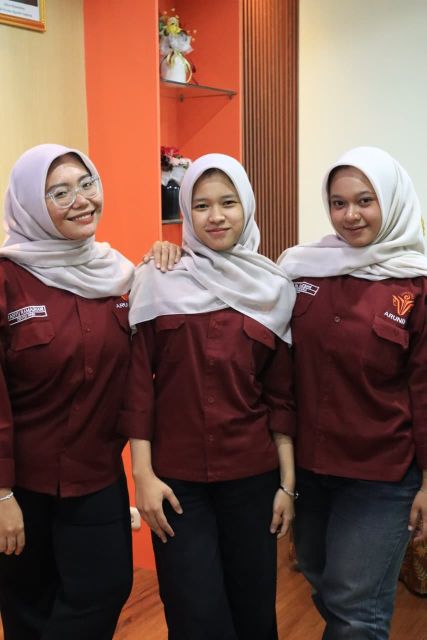
#> input picture tss.png, 853 x 1280 px, found by its file name (shown at 1/2 size)
$ python Face_detect.py
#> lines starting #> are read from the running program, lines starting #| are printed output that depends on the picture; after the words box and inside, x2 and y2 are one past the last pixel; in counts of white or black regions, pixels touching at a corner belong together
import cv2

image = cv2.imread(r"C:\Computer Vision\tss.png")
#> image is the input picture: shape (1280, 853, 3); mean B, G, R 76.3, 86.3, 120
if image is None:
    print("Gambar tss.png tidak ditemukan!")
    exit()

face_cascade = cv2.CascadeClassifier(cv2.data.haarcascades + "haarcascade_frontalface_default.xml")
gray = cv2.cvtColor(image, cv2.COLOR_BGR2GRAY)
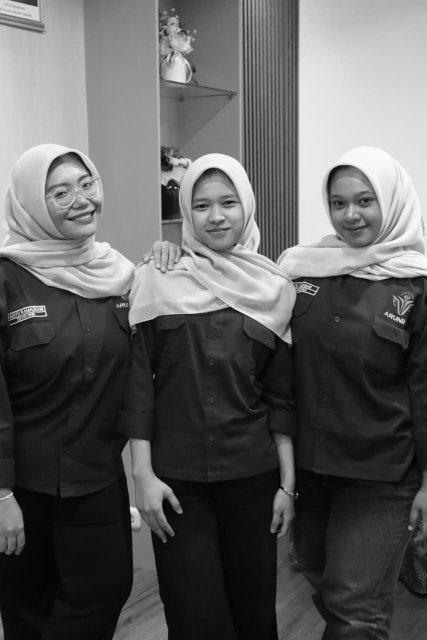
#> gray: shape (1280, 853) (shown at 1/2 size); min 0, max 255, mean 95.2
faces = face_cascade.detectMultiScale(gray, scaleFactor=1.1, minNeighbors=5, minSize=(30, 30))
#> faces = [[637, 356, 133, 133], [363, 355, 141, 141]]

for (x, y, w, h) in faces:
    cv2.rectangle(image, (x, y), (x+w, y+h), (0, 255, 0), 2)
#> this loop made 2 passes
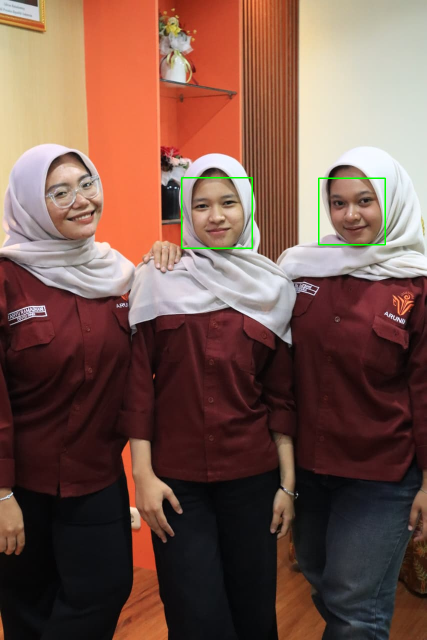
#> image: shape (1280, 853, 3) (shown at 1/2 size); 0.3% of pixels changed, all inside (x1, y1, x2, y2) = (362, 354, 772, 498)

max_width = 800
max_height = 600
height, width = image.shape[:2]
#> height = 1280; width = 853
scale = min(max_width / width, max_height / height, 1)
#> scale = 0.469
new_size = (int(width * scale), int(height * scale))
#> new_size = (399, 600)
image_resized = cv2.resize(image, new_size)
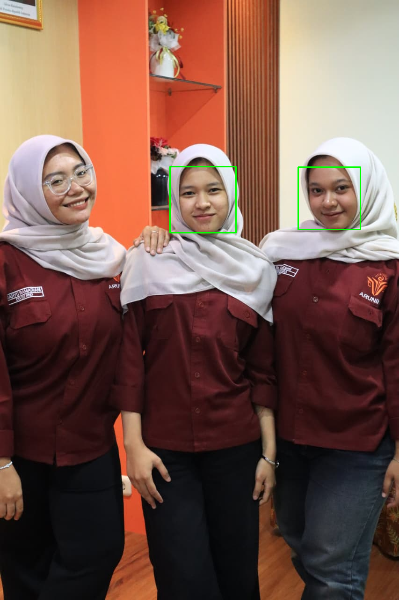
#> image_resized: shape (600, 399, 3); mean B, G, R 75.8, 86.5, 119.4

cv2.imshow("Detected Faces", image_resized)
cv2.waitKey(0)
cv2.destroyAllWindows()
